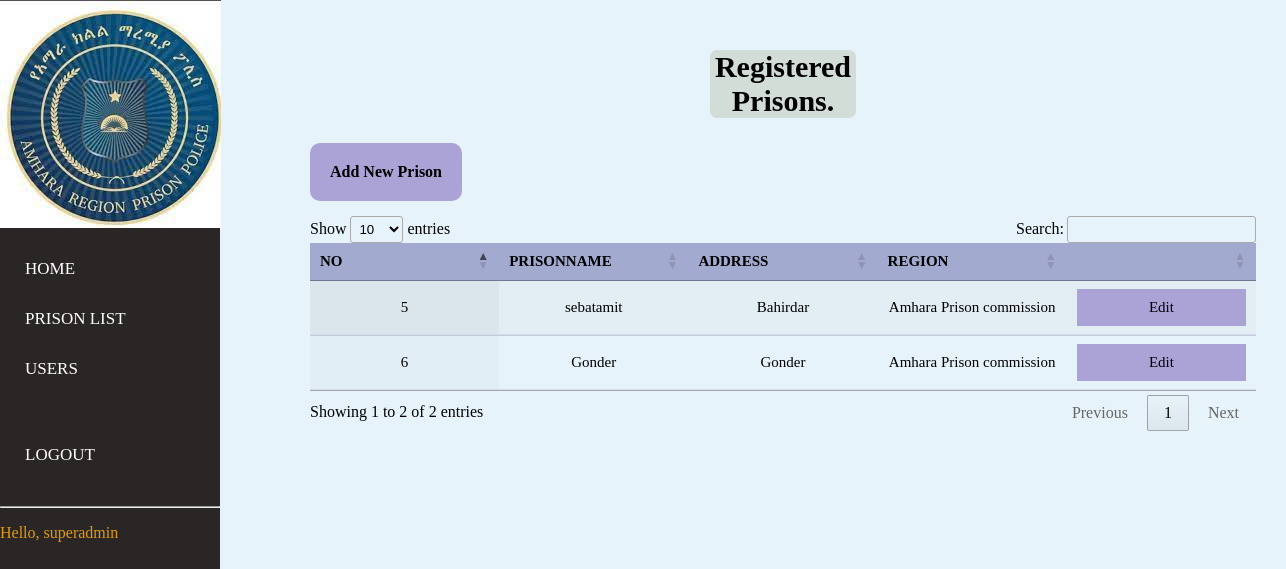
Screenshot of /prison_list/ (signed in) with the database file from the repository.
### account/models.py (models this page shows)
class User(AbstractUser):
    is_Admin = models.BooleanField(default=False)
    is_Manager = models.BooleanField(default=False)
    is_DataEncoder = models.BooleanField(default=False)
    is_SuperManager=models.BooleanField(default=False)
    phone = PhoneNumberField(unique = True, null = False, blank = False) # Here
    address = models.CharField(max_length=255,blank=True,null=True)
    email = models.EmailField(blank=True,null=True, unique=True)
    prison=models.ForeignKey(Prison, null=True, on_delete= models.SET_NULL,blank=True)

### prison/models.py (models this page shows, shortened)
class Prison(models.Model):
    PrisonName=models.CharField(max_length=200)
    Address=models.CharField(max_length=200)
    Region = models.ForeignKey(CentralPrison,null=True, on_delete=models.CASCADE)

class CentralPrison(models.Model):
    Name=models.CharField(max_length=100,default="Amhara Prison commision")

### record/views.py (the view)
@login_required
@Super_required()
def prison_list(request):
    prison = Prison.objects.all()
    context = {
        'pri': prison
    }
    return render(request, 'prison/prison_list.html', context)

### record/templates/prison/prison_list.html (shortened to what this page needs)
 {% load static %} {% block content %}
<link rel="stylesheet" href="{% static 'css/all.css'%}" <head>
<link href="https://cdn.datatables.net/1.10.12/css/jquery.dataTables.css" rel="stylesheet" />
<link href="https://cdn.datatables.net/buttons/1.2.2/css/buttons.dataTables.css" rel="stylesheet" />
</head>
{% include "../ex.html" %}
<div class="wrapper">
    <div class="section">
        <div class="box-area">
            <section>
                <center> <h2 style="text-align: center;">Registered Prisons.</h2></center>
                {% if request.user.is_superuser%}
                <h4 ><a class="ab"  href={% url 'prison' %}>Add New Prison</a></h4>
                {% endif %}
   <br>
                <div class="container">
                    <div class="tbl-header">
                        <table id="example" class="display" cellspacing="0" width="100%">
                            <thead>
                                <tr>
                                    <th>No</th>
                                    <th>PrisonName</th>
                                    <th>Address</th>
                                    <th>Region</th>
                                    <th></th>
                                </tr>
                            </thead>
                            <tbody>
                                {% for pr in pri %}
                                <tr>
                                    <td>{{ pr.id }}</td>
                                    <td>{{ pr.PrisonName }}</td>
                                    <td>{{ pr.Address }}</td>
                                    <td>{{ pr.Region.Name }}</td>
                                    <td>
                                        {% if request.user.is_superuser %}
                                        <a class="update" href="{% url 'edit_prison' pr.id %}">Edit</a>
                                        {% endif %}
                                    </td>
                                </tr>
                                {% endfor %}
                            </tbody>
                        </table>
                    </div>
                </div>
            </section>
        </div>
    </div>
</div>
{% endblock %}

### record/templates/ex.html (shortened to what this page needs)
{% load static %}
<!DOCTYPE html>
<html>
    <body>
<nav>
  <ul>
      <li class="logo" style="border-radius: 30px;"><img src="{% static "image/download.jpg" %}"></li>
    <br><br><br><br><br><br>
 <br>
    <li><a href="{% url 'index' %}">Home</a></li>
    {% if request.user.is_superuser or request.user.is_SuperManager %}
      <li><a href="{% url 'prison_list' %}">Prison List</a></li>
    {% endif %}
    {% if request.user.is_Admin or request.user.is_superuser or request.user.is_SuperManager  %}
    <li><a href="{% url 'user_list' %}"> Users</a></li>
    {% endif %}
    <br>
    <br>
    <li><a href="{% url 'logout' %}">Logout</a></li><br><hr>
    <p style=" margin-right:7px;color: rgb(226, 155, 11);">Hello, {{request.user}}</p>
  </ul>
</nav>
</body>
</html>

### record/static/css/all.css (style rules this page uses)
table { width: 100%; table-layout: fixed; font-family: 'montserrat'; }
th { padding: 20px 15px; text-align: left; font-weight: 500; font-size: 15px; color: rgb(0, 0, 0); background-color: rgba(0, 0, 107, 0.3); text-transform: uppercase; }
td { padding: 15px; text-align: left; vertical-align: middle; font-weight: 300; font-size: 15px; color: rgb(0, 0, 0); border-bottom: solid 1px rgba(45, 2, 176, 0.1); }
body { background: -webkit-linear-gradient(left, #25c481, #25b7c4); background: linear-gradient(to right, #25c481, #25b7c4); font-family: 'Roboto', sans-serif; }
section { margin: 50px; }

### record/templates/ex.html (style rules this page uses)
body { margin:0; padding:0; font-family:'montserrat'; background:rgb(231, 243, 250); }
.logo { height: 118px; width: 50px; }
nav { width: 50px; padding: 0; position: sticky; top: 0; z-index: 100; overflow: hidden; }
nav ul { margin:0; padding:0; height:100%; width:220px; justify-content: space-between; position:fixed; top:0; left:0; background-color:#2b2626; }
nav ul li { list-style:none; }
nav ul li a { display:block; font-family:'montserrat'; text-decoration:none; text-transform:uppercase; font-size:17px; color:#fff; position:relative; padding:15px 0px 15px 25px; }
nav ul li a:before { content:''; position:absolute; top:0; right:0; height:100%; background:#e3e9f7; border-radius:40px 0 0 40px; z-index:-1; }
.ab { float: left; margin-bottom: 15px; border-radius: 10px; background-color: rgb(171, 162, 214); padding: 20px; text-align: center; text-decoration: none; color: black; }
.wrapper { margin-left:260px; }
.section { display:grid; min-height:100vh; }
td,th { text-align: center; }
h2 { font-size:30px; background-color: rgb(210, 221, 216); margin-right: 400px; margin-left: 400px; border-radius: 7px; }
.container { margin-top: 15px; }
.update { background-color:rgb(171, 162, 214); color:black; padding: 10px; display: block; text-decoration: none; }
section { margin-left:50px; margin-right: 30px; display:relative; }

### rows the page displays
User: user "superadmin"
Prison: id "5", PrisonName "sebatamit", Address "Bahirdar", Region.Name "Amhara Prison commission"
Prison: id "6", PrisonName "Gonder", Address "Gonder", Region.Name "Amhara Prison commission"
